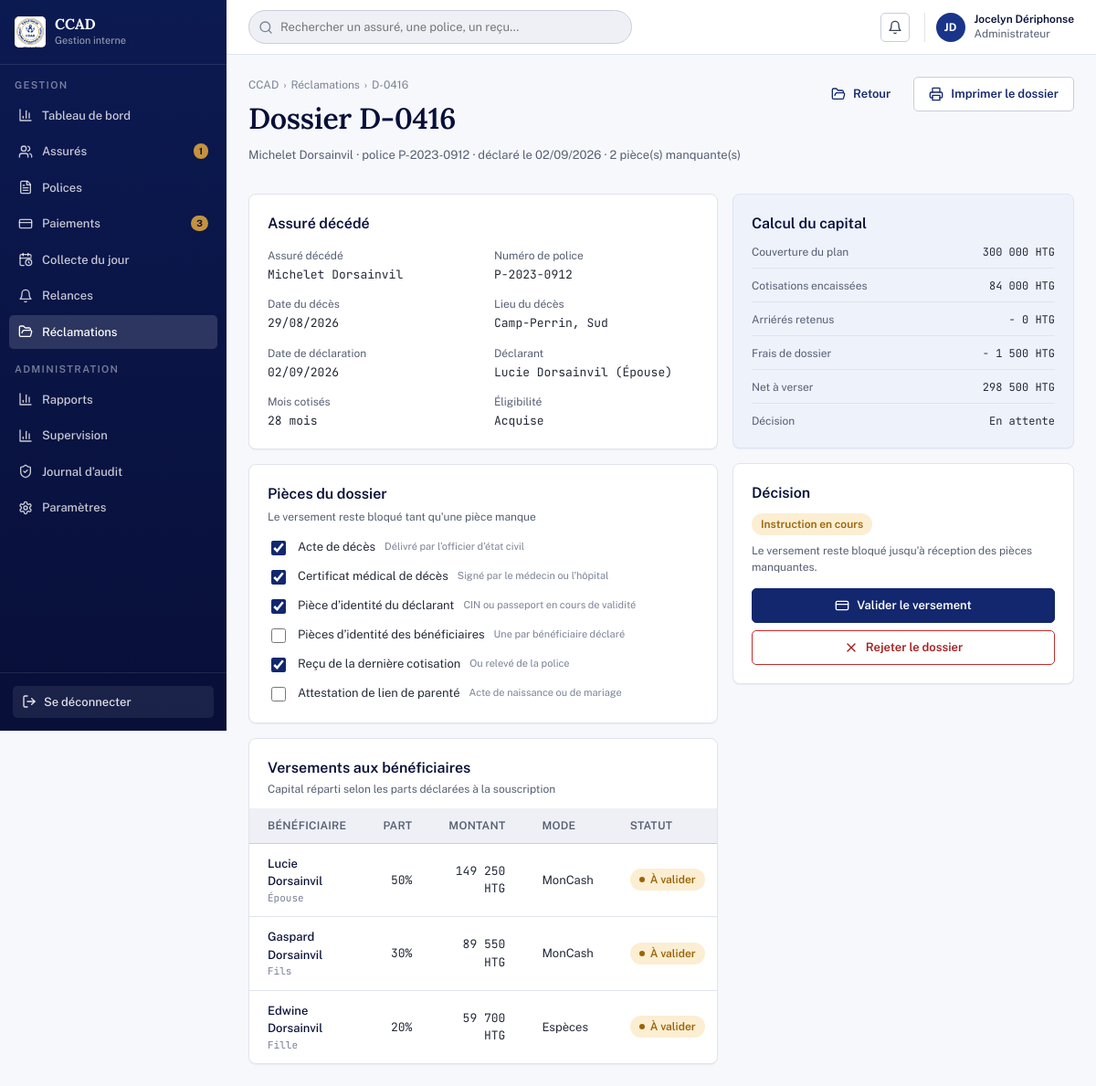
The app's page /reclamation_detail.php?ref=D-0416 (signed in) with its own data.
### tables this page shows
CREATE TABLE reclamations (
  id                    INT UNSIGNED AUTO_INCREMENT PRIMARY KEY,
  reference             VARCHAR(20) NOT NULL UNIQUE,
  police_id             INT UNSIGNED NOT NULL,
  date_deces            DATE NOT NULL,
  lieu_deces            VARCHAR(150) DEFAULT NULL,
  cause                 ENUM('maladie','accident','naturelle','autre') DEFAULT NULL,
  numero_acte_deces     VARCHAR(40) DEFAULT NULL,
  medecin_declarant     VARCHAR(150) DEFAULT NULL,
  date_declaration      DATE NOT NULL,
  declarant_nom         VARCHAR(150) DEFAULT NULL,
  declarant_lien        VARCHAR(60) DEFAULT NULL,
  declarant_telephone   VARCHAR(30) DEFAULT NULL,
  declarant_cin         VARCHAR(40) DEFAULT NULL,
  temoin1_nom           VARCHAR(150) DEFAULT NULL,
  temoin1_telephone     VARCHAR(30) DEFAULT NULL,
  temoin2_nom           VARCHAR(150) DEFAULT NULL,
  temoin2_telephone     VARCHAR(30) DEFAULT NULL,
  capital               DECIMAL(14,2) NOT NULL DEFAULT 0,
  arrieres              DECIMAL(12,2) NOT NULL DEFAULT 0,
  frais_dossier         DECIMAL(12,2) NOT NULL DEFAULT 1500,
  cotisations_versees   DECIMAL(14,2) NOT NULL DEFAULT 0,
  mois_cotises          INT UNSIGNED NOT NULL DEFAULT 0,
  statut                ENUM('En attente','À valider','Encaissé','Rejeté') NOT NULL DEFAULT 'En attente',
  decision_note         VARCHAR(255) DEFAULT NULL,
  cree_le               DATETIME NOT NULL DEFAULT CURRENT_TIMESTAMP,
  valide_le             DATETIME DEFAULT NULL,
  FOREIGN KEY (police_id) REFERENCES polices(id)
);

CREATE TABLE assures (
  id                  INT UNSIGNED AUTO_INCREMENT PRIMARY KEY,
  reference           VARCHAR(20) NOT NULL UNIQUE,
  prenom              VARCHAR(80) NOT NULL,
  nom                 VARCHAR(120) NOT NULL,
  sexe                ENUM('f','m') DEFAULT NULL,
  date_naissance      DATE DEFAULT NULL,
  lieu_naissance      VARCHAR(120) DEFAULT NULL,
  etat_civil          ENUM('celibataire','marie','placage','veuf','divorce') DEFAULT NULL,
  nif                 VARCHAR(30) DEFAULT NULL,
  profession          VARCHAR(120) DEFAULT NULL,
  personnes_charge    TINYINT UNSIGNED DEFAULT 0,
  telephone           VARCHAR(30) DEFAULT NULL,
  telephone2          VARCHAR(30) DEFAULT NULL,
  email               VARCHAR(150) DEFAULT NULL,
  departement_id      INT UNSIGNED DEFAULT NULL,
  commune_id          INT UNSIGNED DEFAULT NULL,
  section_communale   VARCHAR(120) DEFAULT NULL,
  adresse             VARCHAR(255) DEFAULT NULL,
  temoin1_nom         VARCHAR(120) DEFAULT NULL,
  temoin1_telephone   VARCHAR(30) DEFAULT NULL,
  temoin2_nom         VARCHAR(120) DEFAULT NULL,
  temoin2_telephone   VARCHAR(30) DEFAULT NULL,
  photo_path          VARCHAR(255) DEFAULT NULL,
  agent_id            INT UNSIGNED DEFAULT NULL,
  cree_le             DATETIME NOT NULL DEFAULT CURRENT_TIMESTAMP,
  FOREIGN KEY (departement_id) REFERENCES departements(id),
  FOREIGN KEY (commune_id) REFERENCES communes(id),
  FOREIGN KEY (agent_id) REFERENCES utilisateurs(id)
);

CREATE TABLE polices (
  id                    INT UNSIGNED AUTO_INCREMENT PRIMARY KEY,
  numero                VARCHAR(20) NOT NULL UNIQUE,
  assure_id             INT UNSIGNED NOT NULL,
  formule_id            INT UNSIGNED NOT NULL,
  plan_id               INT UNSIGNED NOT NULL,
  prime                 DECIMAL(12,2) NOT NULL,
  capital               DECIMAL(14,2) NOT NULL,
  devise                ENUM('HTG','USD') NOT NULL DEFAULT 'HTG',
  frais_inscription     DECIMAL(12,2) NOT NULL DEFAULT 0,
  mode_paiement         ENUM('moncash','especes','virement','cheque') NOT NULL DEFAULT 'moncash',
  moncash_numero        VARCHAR(30) DEFAULT NULL,
  zone_collecte         VARCHAR(80) DEFAULT NULL,
  date_adhesion         DATE NOT NULL,
  jour_echeance         TINYINT UNSIGNED NOT NULL DEFAULT 1,
   
  chef_famille          VARCHAR(150) DEFAULT NULL,
  situation_foyer       VARCHAR(40) DEFAULT NULL,
  personne_urgence      VARCHAR(150) DEFAULT NULL,
  telephone_urgence     VARCHAR(30) DEFAULT NULL,
  lieu_inhumation_prevu VARCHAR(150) DEFAULT NULL,
  caveau                VARCHAR(150) DEFAULT NULL,
  statut                ENUM('Active','En retard','En attente','Suspendue','Résiliée') NOT NULL DEFAULT 'En attente',
  cree_le               DATETIME NOT NULL DEFAULT CURRENT_TIMESTAMP,
  resilie_le            DATETIME DEFAULT NULL,
  FOREIGN KEY (assure_id) REFERENCES assures(id),
  FOREIGN KEY (formule_id) REFERENCES formules(id),
  FOREIGN KEY (plan_id) REFERENCES plans(id)
);

CREATE TABLE reclamation_pieces (
  id                INT UNSIGNED AUTO_INCREMENT PRIMARY KEY,
  reclamation_id    INT UNSIGNED NOT NULL,
  nom               VARCHAR(150) NOT NULL,
  detail            VARCHAR(255) DEFAULT NULL,
  recu              TINYINT(1) NOT NULL DEFAULT 0,
  FOREIGN KEY (reclamation_id) REFERENCES reclamations(id) ON DELETE CASCADE
);

CREATE TABLE reclamation_versements (
  id                INT UNSIGNED AUTO_INCREMENT PRIMARY KEY,
  reclamation_id    INT UNSIGNED NOT NULL,
  beneficiaire_nom  VARCHAR(150) NOT NULL,
  lien_parente      VARCHAR(60) DEFAULT NULL,
  part_pct          DECIMAL(5,2) NOT NULL DEFAULT 0,
  montant           DECIMAL(14,2) NOT NULL DEFAULT 0,
  mode              ENUM('MonCash','Espèces','Virement','Chèque') NOT NULL DEFAULT 'MonCash',
  statut            ENUM('En attente','À valider','Versé') NOT NULL DEFAULT 'En attente',
  FOREIGN KEY (reclamation_id) REFERENCES reclamations(id) ON DELETE CASCADE
);

CREATE TABLE reglages_organisation (
  id              TINYINT UNSIGNED PRIMARY KEY DEFAULT 1,
  nom             VARCHAR(200) NOT NULL,
  nif             VARCHAR(30) DEFAULT NULL,
  adresse         VARCHAR(255) DEFAULT NULL,
  telephone       VARCHAR(80) DEFAULT NULL,
  email           VARCHAR(150) DEFAULT NULL,
  site            VARCHAR(150) DEFAULT NULL,
  slogan          VARCHAR(255) DEFAULT NULL,
  frais_inscription DECIMAL(12,2) NOT NULL DEFAULT 1000,
  devise          ENUM('HTG','USD') NOT NULL DEFAULT 'HTG',
  CONSTRAINT chk_org_single_row CHECK (id = 1)
);

### config/db.php (called while the page is built, shortened)
<?php
function db(): PDO
{
    static $pdo = null;
    if ($pdo === null) {
        $dsn = 'mysql:host=' . DB_HOST . ';dbname=' . DB_NAME . ';charset=' . DB_CHARSET;
        $pdo = new PDO($dsn, DB_USER, DB_PASS, [
            PDO::ATTR_ERRMODE => PDO::ERRMODE_EXCEPTION,
            PDO::ATTR_DEFAULT_FETCH_MODE => PDO::FETCH_ASSOC,
            PDO::ATTR_EMULATE_PREPARES => false,
        ]);
    }
    return $pdo;
}

### includes/auth.php (called while the page is built, shortened)
<?php
require_once __DIR__ . '/../config/db.php';
function current_user(): ?array
{
    return $_SESSION['user'] ?? null;
}
function has_permission(string $cle): bool
{
    $user = current_user();
    return $user !== null && in_array($cle, $user['permissions'], true);
}

### reclamation_detail.php (the view, shortened to what this page needs)
<?php
require_once __DIR__ . '/includes/functions.php';
require_once __DIR__ . '/includes/auth.php';
$pdo = db();
$devise = organisation()['devise'] ?? 'HTG';
$r = regles();
$eligMois = (int) $r['eligibilite_mois'];
$ref = $_GET['ref'] ?? '';
function load_reclamation(PDO $pdo, string $ref): ?array
{
    $stmt = $pdo->prepare("
        SELECT rc.*, p.numero AS police_numero, p.capital AS police_capital, a.prenom, a.nom, a.id AS assure_id
        FROM reclamations rc JOIN polices p ON p.id=rc.police_id JOIN assures a ON a.id=p.assure_id
        WHERE rc.reference=?
    ");
    $stmt->execute([$ref]);
    return $stmt->fetch() ?: null;
}
$rec = load_reclamation($pdo, $ref);
require __DIR__ . '/includes/layout_start.php';
$pieces = $pdo->prepare('SELECT * FROM reclamation_pieces WHERE reclamation_id=?');
$pieces->execute([$rec['id']]);
$pieces = $pieces->fetchAll();
$manquantes = count(array_filter($pieces, fn($p) => !$p['recu']));
$versements = $pdo->prepare('SELECT * FROM reclamation_versements WHERE reclamation_id=?');
$versements->execute([$rec['id']]);
$versements = $versements->fetchAll();
$net = $rec['capital'] - $rec['arrieres'] - $rec['frais_dossier'];
$eligible = $rec['mois_cotises'] >= $eligMois;
?>
<div class="page-header">
  <div>
    <div class="page-header__breadcrumbs"><span>CCAD</span><span>Réclamations</span><span><?= h($rec['reference']) ?></span></div>
    <h1 class="page-header__title">Dossier <?= h($rec['reference']) ?></h1>
    <div class="page-header__meta"><?= h($rec['prenom'] . ' ' . $rec['nom']) ?> · police <?= h($rec['police_numero']) ?> · déclaré le <?= fmt_date_fr($rec['date_declaration']) ?> · <?= $manquantes ?> pièce(s) manquante(s)</div>
  </div>
  <div class="page-header__actions">
    <a class="btn btn--ghost" href="reclamations.php"><?= icon('folder-open',16) ?> Retour</a>
    <a class="btn btn--secondary" href="pages/print/reclamation.php?ref=<?= urlencode($ref) ?>" target="_blank"><?= icon('printer',16) ?> Imprimer le dossier</a>
  </div>
</div>
<div class="form-row">
  <div class="form-col">
    <div class="card">
      <div class="card__title" style="margin-bottom:14px">Assuré décédé</div>
      <div class="deflist" style="--cols:2">
        <div><div class="deflist__term">Assuré décédé</div><div class="deflist__value"><?= h($rec['prenom'] . ' ' . $rec['nom']) ?></div></div>
        <div><div class="deflist__term">Numéro de police</div><div class="deflist__value"><?= h($rec['police_numero']) ?></div></div>
        <div><div class="deflist__term">Date du décès</div><div class="deflist__value"><?= fmt_date_fr($rec['date_deces']) ?></div></div>
        <div><div class="deflist__term">Lieu du décès</div><div class="deflist__value"><?= h($rec['lieu_deces'] ?? '—') ?></div></div>
        <div><div class="deflist__term">Date de déclaration</div><div class="deflist__value"><?= fmt_date_fr($rec['date_declaration']) ?></div></div>
        <div><div class="deflist__term">Déclarant</div><div class="deflist__value"><?= h($rec['declarant_nom'] . ($rec['declarant_lien'] ? ' (' . $rec['declarant_lien'] . ')' : '')) ?></div></div>
        <div><div class="deflist__term">Mois cotisés</div><div class="deflist__value"><?= (int) $rec['mois_cotises'] ?> mois</div></div>
        <div><div class="deflist__term">Éligibilité</div><div class="deflist__value"><?= $eligible ? 'Acquise' : "Non acquise ($eligMois mois requis)" ?></div></div>
      </div>
    </div>
    <form method="post">
      <div class="card">
        <div class="card__title" style="margin-bottom:4px">Pièces du dossier</div>
        <div class="card__subtitle" style="margin-bottom:14px">Le versement reste bloqué tant qu'une pièce manque</div>
        <div class="stack stack--sm">
          <?php foreach ($pieces as $pc): ?>
          <label class="checkbox"><input type="checkbox" name="piece[<?= $pc['id'] ?>]" value="1" <?= $pc['recu'] ? 'checked' : '' ?> onchange="this.form.submit()"><?= h($pc['nom']) ?><span class="checkbox__desc"><?= h($pc['detail'] ?? '') ?></span></label>
          <?php endforeach; ?>
        </div>
      </div>
    </form>
    <div class="card card--flush">
      <div class="card__head"><div><div class="card__title">Versements aux bénéficiaires</div><div class="card__subtitle">Capital réparti selon les parts déclarées à la souscription</div></div></div>
      <div class="table-wrap">
        <table class="data-table">
          <thead><tr><th>Bénéficiaire</th><th class="is-numeric">Part</th><th class="is-numeric">Montant</th><th>Mode</th><th>Statut</th></tr></thead>
          <tbody>
          <?php foreach ($versements as $v): ?>
            <tr><td><div class="person-cell"><span class="person-cell__name"><?= h($v['beneficiaire_nom']) ?></span><span class="person-cell__meta"><?= h($v['lien_parente'] ?? '') ?></span></div></td>
            <td class="is-numeric is-mono"><?= rtrim(rtrim($v['part_pct'],'0'),'.') ?>%</td>
            <td class="is-numeric is-mono"><?= fmt_money($v['montant'], $devise) ?></td><td><?= h($v['mode']) ?></td><td><?= badge_html($v['statut']) ?></td></tr>
          <?php endforeach; ?>
          </tbody>
        </table>
      </div>
    </div>
  </div>
  <div class="form-col form-col--side">
    <div class="card card--brand">
      <div class="card__title" style="margin-bottom:10px">Calcul du capital</div>
      <div class="kv-list">
        <div class="kv-list__row"><div class="kv-list__term">Couverture du plan</div><div class="kv-list__value"><?= fmt_money($rec['capital'], $devise) ?></div></div>
        <div class="kv-list__row"><div class="kv-list__term">Cotisations encaissées</div><div class="kv-list__value"><?= fmt_money($rec['cotisations_versees'], $devise) ?></div></div>
        <div class="kv-list__row"><div class="kv-list__term">Arriérés retenus</div><div class="kv-list__value">− <?= fmt_money($rec['arrieres'], $devise) ?></div></div>
        <div class="kv-list__row"><div class="kv-list__term">Frais de dossier</div><div class="kv-list__value">− <?= fmt_money($rec['frais_dossier'], $devise) ?></div></div>
        <div class="kv-list__row"><div class="kv-list__term">Net à verser</div><div class="kv-list__value"><?= fmt_money($net, $devise) ?></div></div>
        <div class="kv-list__row"><div class="kv-list__term">Décision</div><div class="kv-list__value"><?= $manquantes ? 'En attente' : 'Favorable' ?></div></div>
      </div>
    </div>
    <div class="card">
      <div class="card__title" style="margin-bottom:10px">Décision</div>
      <span class="badge badge--<?= $manquantes ? 'warning' : 'success' ?>"><?= $manquantes ? 'Instruction en cours' : 'Prêt au versement' ?></span>
      <div class="text-muted" style="font-size:12px;margin:8px 0 14px"><?= $manquantes ? "Le versement reste bloqué jusqu'à réception des pièces manquantes." : 'Toutes les pièces sont au dossier et l\'éligibilité est vérifiée.' ?></div>
      <?php if (has_permission('reclamations') && !in_array($rec['statut'], ['Encaissé','Rejeté'], true)): ?>
      <form method="post" class="stack stack--sm">
        <button class="btn btn--primary btn--full" type="submit"><?= icon('credit-card',16) ?> Valider le versement</button>
      </form>
      <form method="post" style="margin-top:8px" onsubmit="return confirm('Rejeter ce dossier sans versement ?')">
        <button class="btn btn--danger btn--full" type="submit"><?= icon('x',16) ?> Rejeter le dossier</button>
      </form>
      <?php else: ?>
      <div class="text-faint" style="font-size:12px">Dossier <?= mb_strtolower($rec['statut']) ?> — aucune action supplémentaire.</div>
      <?php endif; ?>
    </div>
  </div>
</div>
<?php require __DIR__ . '/includes/layout_end.php'; ?>

### includes/functions.php (shortened to what this page needs)
<?php
require_once __DIR__ . '/../config/db.php';
function h(?string $s): string
{
    return htmlspecialchars($s ?? '', ENT_QUOTES, 'UTF-8');
}
function fmt_money($n, ?string $devise = null): string
{
    $s = number_format((float) $n, 0, ',', ' ');
    return $devise ? $s . ' ' . $devise : $s;
}
function fmt_date_fr(?string $ymd): string
{
    $t = strtotime($ymd);
    return $t ? date('d/m/Y', $t) : '—';
}
function badge_tone(string $statut): string
{
    static $tones = [
        'Active' => 'success',
        'En retard' => 'danger',
        'En attente' => 'warning',
        'Suspendue' => 'neutral',
        'Résiliée' => 'neutral',
        'Encaissé' => 'success',
        'À valider' => 'warning',
        'Rejeté' => 'danger',
        'Versé' => 'success',
        'En cours' => 'warning',
        'Archivé' => 'neutral',
    ];
    return $tones[$statut] ?? 'neutral';
}
function badge_html(string $statut, ?string $tone = null): string
{
    $tone = $tone ?? badge_tone($statut);
    return '<span class="badge badge--' . h($tone) . '"><i class="badge__dot"></i>' . h($statut) . '</span>';
}
function regles(): array
{
    static $r = null;
    if ($r === null) {
        $r = db()->query('SELECT * FROM reglages_regles WHERE id = 1')->fetch() ?: [
            'eligibilite_mois' => 24, 'retard_jours' => 30, 'suspension_jours' => 60, 'echeance_jour' => 1,
        ];
    }
    return $r;
}
function organisation(): array
{
    static $o = null;
    if ($o === null) {
        $o = db()->query('SELECT * FROM reglages_organisation WHERE id = 1')->fetch() ?: [];
    }
    return $o;
}
function icon(string $name, int $size = 16): string
{
    $p = $paths[$name] ?? $paths['file-text'];
    return '<svg xmlns="http://www.w3.org/2000/svg" width="' . $size . '" height="' . $size . '" viewBox="0 0 24 24" fill="none" stroke="currentColor" stroke-width="2" stroke-linecap="round" stroke-linejoin="round" class="icon" aria-hidden="true">' . $p . '</svg>';
}

### records on screen
reclamations: reference "D-0416", assures.prenom+nom "Michelet Dorsainvil", police.numero "P-2023-0912", date_declaration "02/09/2026", date_deces "29/08/2026", lieu_deces "Camp-Perrin, Sud", declarant_nom+declarant_lien "Lucie Dorsainvil (Épouse)", mois_cotises "28", capital.devise "300 000 HTG", cotisations_versees.devise "84 000 HTG", arrieres.devise "0 HTG", frais_dossier.devise "1 500 HTG", fmt_money($net, $devise) "298 500 HTG"
reclamation_pieces: recu "☑", nom "Acte de décès", detail "Délivré par l’officier d’état civil"
reclamation_pieces: recu "☑", nom "Certificat médical de décès", detail "Signé par le médecin ou l’hôpital"
reclamation_pieces: recu "☑", nom "Pièce d’identité du déclarant", detail "CIN ou passeport en cours de validité"
reclamation_pieces: nom "Pièces d’identité des bénéficiaires", detail "Une par bénéficiaire déclaré"
reclamation_pieces: recu "☑", nom "Reçu de la dernière cotisation", detail "Ou relevé de la police"
reclamation_pieces: nom "Attestation de lien de parenté", detail "Acte de naissance ou de mariage"
reclamation_versements: beneficiaire_nom "Lucie Dorsainvil", lien_parente "Épouse", part_pct "50", montant.devise "149 250 HTG", mode "MonCash", statut "À valider"
reclamation_versements: beneficiaire_nom "Gaspard Dorsainvil", lien_parente "Fils", part_pct "30", montant.devise "89 550 HTG", mode "MonCash", statut "À valider"
reclamation_versements: beneficiaire_nom "Edwine Dorsainvil", lien_parente "Fille", part_pct "20", montant.devise "59 700 HTG", mode "Espèces", statut "À valider"

### other values on screen
APP_NAME "CCAD"
APP_SUBTITLE "Gestion interne"
$label "Tableau de bord Assurés Polices Paiements Collecte du jour Relances Réclamations Rapports Supervision Journal d’audit Paramètres"
$badge "1 3"
$user['nom_complet'] "Jocelyn Dériphonse"
$user['role'] "Administrateur"
$manquantes "2"
